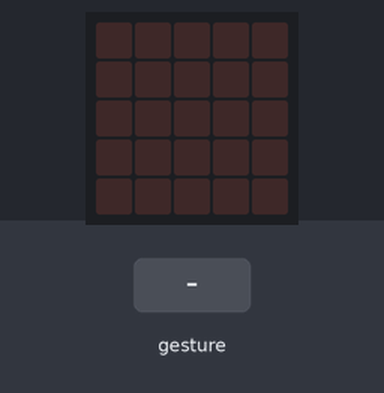
The program below on a simulated BBC micro:bit (MakeCode). On the bench: the board's 5×5 LED display. The inputs (shaded band) are chosen by the test bench. Random numbers come from a fixed seed; a tilt is held for 1.5 s and a shake lasts 1 s, then the board lies face up again; the 48×5 strip is a reading aid, not a part: it shows the text the display is scrolling, unrolled, one strip-width of it at a time.

Above: at 1.2 s.
1.3 s: gesture 'shake'
At 5.2 s:
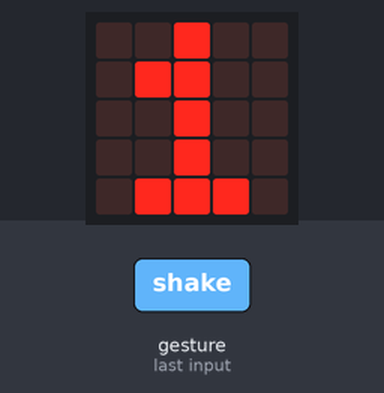
At 7.1 s:
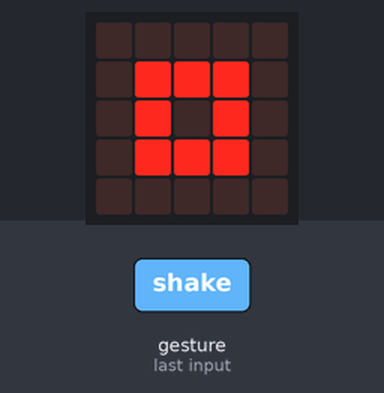
13.3 s: gesture 'shake'
At 18.8 s:
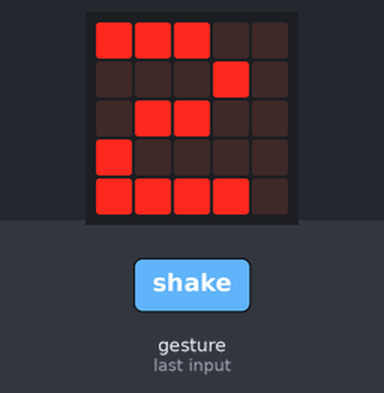
Timing chart, 0 to 20.3 s (numbered marks = the images above; inputs shaded):
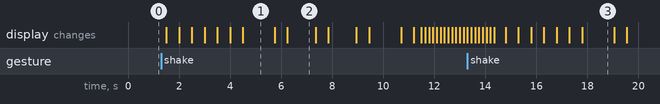

Measured:
- after the input at 1.3 s, the display: first changes after 0.20 s (image 1 shows a later state)
- what the display in image 1 shows lasts 1.3 s, from 4.5 s to 5.8 s
- what the display in image 2 shows lasts 1.1 s, from 6.3 s to 7.4 s

The program:

game2.py
```python
rounds = 0
score = [0, 0]


def on_gesture_shake():
    global rounds

    basic.show_animation("""
    . . . . . # . . . . . . . . . . . . . # . . . . .
    . . # . . . . . . . . . # . . . . . . . . . # . .
    . # . # . . . # . . . # . # . . . # . . . # . # .
    . . # . . . . . . . . . # . . . . . . . . . # . .
    . . . . . . . . . # . . . . . # . . . . . . . . .
    """, 500)

    basic.clear_screen()
    basic.pause(500)

    rounds += 1
    basic.show_number(rounds)

    basic.pause(500)
    basic.clear_screen()
    basic.pause(500)

    hand1 = randint(1, 3)
    hand2 = randint(1, 3)

    if hand1 == 1: # Rock
        basic.show_icon(IconNames.SMALL_SQUARE)
    elif hand1 == 2: # Paper
        basic.show_icon(IconNames.SQUARE)
    else: # Scissors
        basic.show_icon(IconNames.SCISSORS)

    basic.pause(500)
    basic.clear_screen()
    basic.pause(500)

    if hand2 == 1: # Rock
        basic.show_icon(IconNames.SMALL_SQUARE)
    elif hand2 == 2: # Paper
        basic.show_icon(IconNames.SQUARE)
    else: # Scissors
        basic.show_icon(IconNames.SCISSORS)

    basic.pause(500)
    basic.clear_screen()
    basic.pause(500)

    if hand1 == 1: # Rock
        if hand2 == 1: # Rock
            winner = 0
        elif hand2 == 2: # Paper
            winner = 2
        else: # Scissors
            winner = 1
    elif hand1 == 2: # Paper
        if hand2 == 1: # Rock
            winner = 1
        elif hand2 == 2: # Paper
            winner = 0
        else: # Scissors
            winner = 2
    else: # Scissors
        if hand2 == 1: # Rock
            winner = 2
        elif hand2 == 2: # Paper
            winner = 1
        else: # Scissors
            winner = 0

    basic.show_number(winner)

    basic.pause(500)
    basic.clear_screen()
    basic.pause(500)

    if winner == 1:
        score[0] += 1
    elif winner == 2:
        score[1] += 1

    basic.show_string(str(score[0]) + "-" + str(score[1]))


input.on_gesture(Gesture.SHAKE, on_gesture_shake)
```
